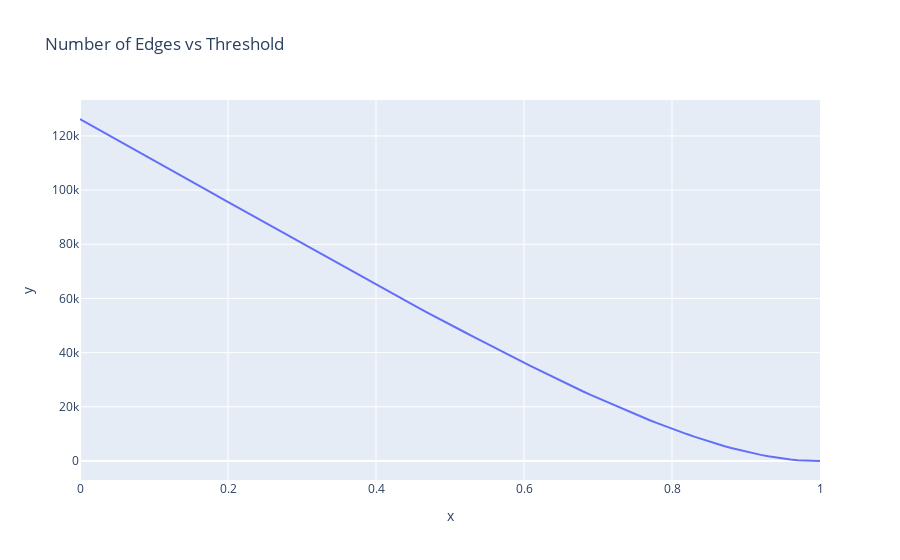

Notebook code for this chart:
### Code cell
upper_triangle = np.triu(matrix, k=1)
num_edges = []
for r in np.linspace(0, 1, 101):
    row_indices, col_indices = np.where(np.abs(upper_triangle) > r)
    num_edges.append(len(row_indices))
px.line(x=np.linspace(0, 1, 101), y=num_edges, title='Number of Edges vs Threshold')
